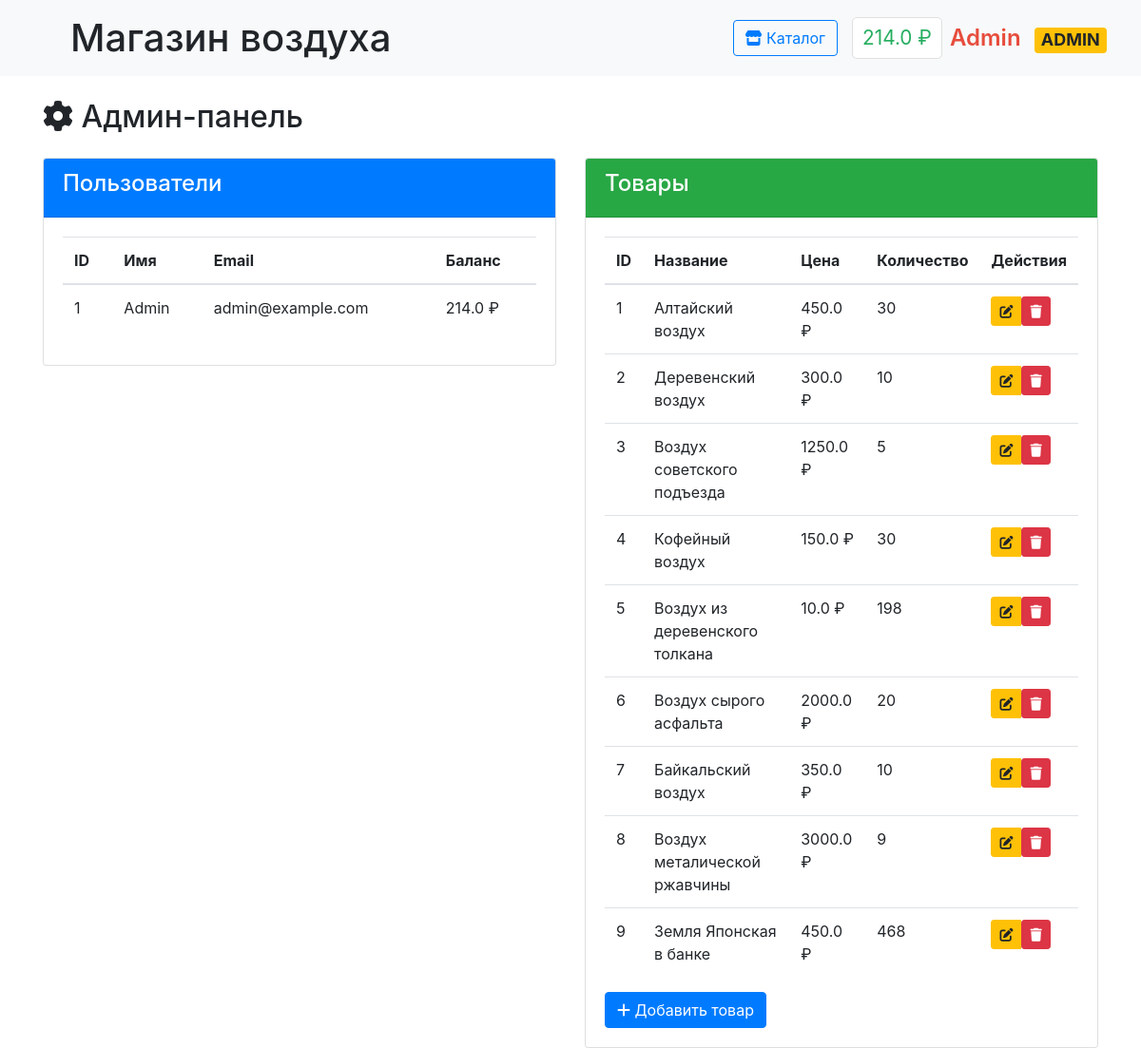
The page /admin (signed in) on the database its author committed.
### data/users.py (models this page shows, shortened)
class User(SqlAlchemyBase, UserMixin):
    __tablename__ = 'users'
    id = Column(Integer, primary_key=True, autoincrement=True)
    surname = Column(String, nullable=False)
    name = Column(String, nullable=False)
    email = Column(String, unique=True, nullable=False)
    hashed_password = Column(String, nullable=False)
    balance = Column(Float, default=0)
    is_admin = Column(Boolean, default=False)

### data/products.py (models this page shows, shortened)
class Product(SqlAlchemyBase):
    __tablename__ = 'products'
    id = sa.Column(sa.Integer, primary_key=True, autoincrement=True)
    title = sa.Column(sa.String, nullable=False)
    description = sa.Column(sa.Text)
    price = sa.Column(sa.Float, nullable=False)
    quantity = sa.Column(sa.Integer, default=0)
    image_url = sa.Column(sa.String)
    category = sa.Column(sa.String)
    created_at = sa.Column(sa.DateTime, default=sa.func.now())
    is_available = sa.Column(sa.Boolean, default=True)

### main.py (the view)
@app.route('/admin')
@login_required
def admin_panel():
    if not current_user.is_admin:
        abort(403)
    db_sess = db_session.create_session()
    users = db_sess.query(User).all()
    products = db_sess.query(Product).all()
    return render_template('admin_panel.html',
                           users=users,
                           products=products)

### data/db_session.py (called while the page is built)
def create_session() -> Session:
    global __factory
    return __factory()

### main.py (called while the page is built)
@login_manager.user_loader
def load_user(user_id):
    db_sess = db_session.create_session()
    return db_sess.get(User, user_id)

### templates/admin_panel.html
{% extends "base.html" %}
{% block content %}
<div class="container mt-4">
    <h2><i class="fas fa-cog"></i> Админ-панель</h2>
    <div class="row mt-4">
        <div class="col-md-6">
            <div class="card">
                <div class="card-header bg-primary text-white">
                    <h4>Пользователи</h4>
                </div>
                <div class="card-body">
                    <table class="table">
                        <thead>
                            <tr>
                                <th>ID</th>
                                <th>Имя</th>
                                <th>Email</th>
                                <th>Баланс</th>
                            </tr>
                        </thead>
                        <tbody>
                            {% for user in users %}
                            <tr>
                                <td>{{ user.id }}</td>
                                <td>{{ user.name }}</td>
                                <td>{{ user.email }}</td>
                                <td>{{ user.balance }} ₽</td>
                            </tr>
                            {% endfor %}
                        </tbody>
                    </table>
                </div>
            </div>
        </div>
        <div class="col-md-6">
            <div class="card">
                <div class="card-header bg-success text-white">
                    <h4>Товары</h4>
                </div>
                <div class="card-body">
                    <table class="table">
                        <thead>
                            <tr>
                                <th>ID</th>
                                <th>Название</th>
                                <th>Цена</th>
                                <th>Количество</th>
                                <th>Действия</th>
                            </tr>
                        </thead>
                        <tbody>
                            {% for product in products %}
                            <tr>
                                <td>{{ product.id }}</td>
                                <td>{{ product.title }}</td>
                                <td>{{ product.price }} ₽</td>
                                <td>{{ product.quantity }}</td>
                                <td>
                                    <div class="btn-group" role="group">
                                        <a href="{{ url_for('edit_product', id=product.id) }}"
                                           class="btn btn-sm btn-warning"
                                           title="Редактировать">
                                            <i class="fas fa-edit"></i>
                                        </a>
                                        <form action="{{ url_for('delete_product', id=product.id) }}"
                                              method="POST"
                                              style="display: inline;">
                                            <button type="submit"
                                                    class="btn btn-sm btn-danger"
                                                    onclick="return confirm('Вы уверены, что хотите удалить этот товар?')"
                                                    title="Удалить">
                                                <i class="fas fa-trash"></i>
                                            </button>
                                        </form>
                                    </div>
                                </td>
                            </tr>
                            {% endfor %}
                        </tbody>
                    </table>
                    <div class="mt-3">
                        <a href="{{ url_for('add_product') }}" class="btn btn-primary">
                            <i class="fas fa-plus"></i> Добавить товар
                        </a>
                    </div>
                </div>
            </div>
        </div>
    </div>
</div>
{% endblock %}

### templates/base.html (shortened to what this page needs)
<!doctype html>
<html lang="en">
<head>
    <link rel="stylesheet" href="https://stackpath.bootstrapcdn.com/bootstrap/4.4.1/css/bootstrap.min.css">
    <link rel="stylesheet" href="https://cdnjs.cloudflare.com/ajax/libs/font-awesome/6.0.0/css/all.min.css">
    <link rel="stylesheet" href="{{ url_for('static', filename='css/style.css') }}">
</head>
<body>
<nav class="navbar navbar-light bg-light">
    <div class="navbar-container">
        <h1 class="m-2" style="padding-left: 30px;">Магазин воздуха</h1>
        <div class="nav-section">
            {% if current_user.is_authenticated %}
                <a href="{{ url_for('index') }}" class="btn btn-outline-primary">
                    <i class="fas fa-store"></i> Каталог
                </a>
                <div class="d-flex align-items-center">
                    <span class="balance mr-2" onclick="window.location.href='{{ url_for('payment') }}'">
                        {{ current_user.balance }} ₽
                    </span>
                    <span class="username {% if current_user.is_admin %}admin-badge{% endif %}"
                          onclick="window.location.href='{{ url_for('profile') }}'">
                        {{ current_user.name }}
                        {% if current_user.is_admin %}<span class="badge badge-warning ml-2">ADMIN</span>{% endif %}
                    </span>
                </div>
            {% endif %}
        </div>
    </div>
</nav>
<main>
    {% block content %}{% endblock %}
</main>
</body>
</html>

### static/css/style.css (style rules this page uses)
.navbar-container { width: 100%; display: flex; justify-content: space-between; align-items: center; }
.nav-section { display: flex; align-items: center; gap: 15px; }
.username { font-size: 1.5rem; font-weight: 600; color: #2c3e50; cursor: pointer; margin: 0; }
.balance { font-size: 1.3rem; color: #27ae60; background: white; padding: 5px 10px; border-radius: 5px; cursor: pointer; border: 1px solid #e0e0e0; margin: 0; }
.admin-badge { color: #e74c3c; }
.navbar-container { display: flex; justify-content: space-between; align-items: center; width: 100%; padding: 0 20px; }

### rows shown on the page
User: balance "214.0", name "Admin", id "1", email "admin@example.com"
Product: id "1", title "Алтайский воздух", price "450.0", quantity "30"
Product: id "2", title "Деревенский воздух", price "300.0", quantity "10"
Product: id "3", title "Воздух советского подъезда", price "1250.0", quantity "5"
Product: id "4", title "Кофейный воздух", price "150.0", quantity "30"
Product: id "5", title "Воздух из деревенского толкана", price "10.0", quantity "198"
Product: id "6", title "Воздух сырого асфальта", price "2000.0", quantity "20"
Product: id "7", title "Байкальский воздух", price "350.0", quantity "10"
Product: id "8", title "Воздух металической ржавчины", price "3000.0", quantity "9"
Product: id "9", title "Земля Японская в банке", price "450.0", quantity "468"
